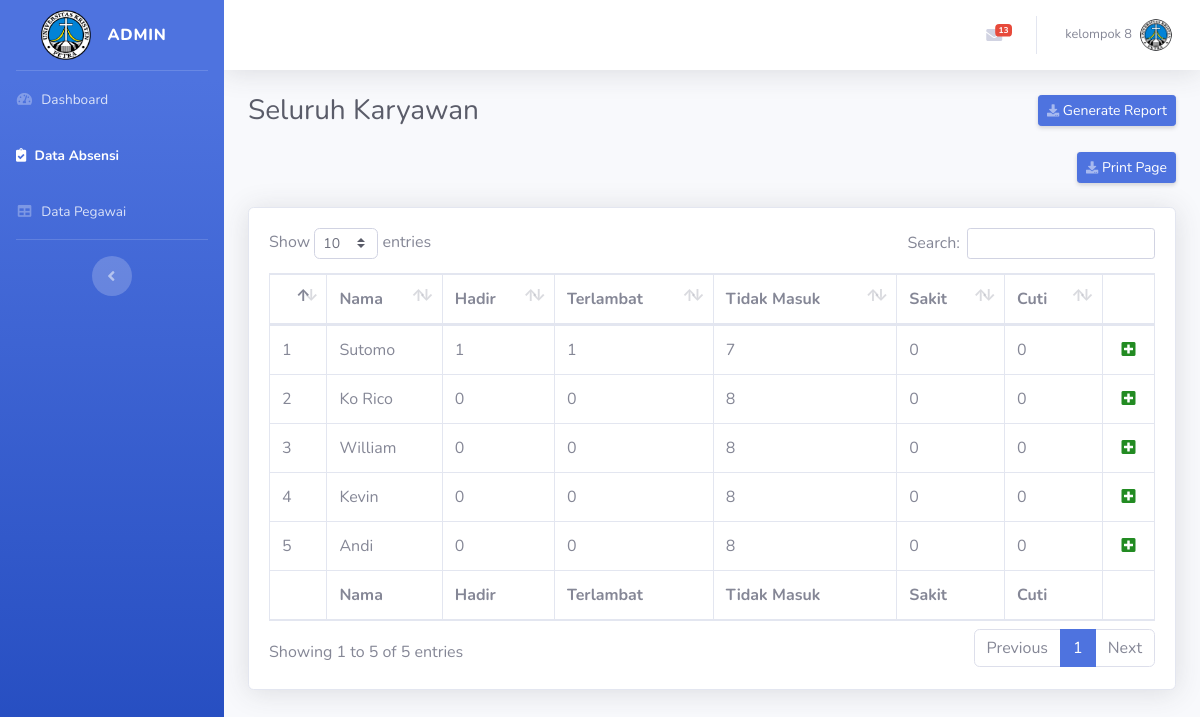
Screenshot of /admin_data_absensi.php (signed in) with the database file from the repository.
### tables this page shows
CREATE TABLE `pegawai` (
  `id_pegawai` int(11) NOT NULL,
  `id_unit` int(11) NOT NULL,
  `nama_pegawai` varchar(255) NOT NULL,
  `username` varchar(10) NOT NULL,
  `sandi` varchar(10) NOT NULL,
  `jabatan_pegawai` varchar(255) NOT NULL,
  `tbl_img` varchar(255) NOT NULL
);

### admin_data_absensi.php (the view, shortened to what this page needs)
<?php
    include "config.php";
?>
<!DOCTYPE html>
<html lang="en">
    <head>
        <link href="vendor/fontawesome-free/css/all.min.css" rel="stylesheet" type="text/css">
        <link href="css/sb-admin-2.min.css" rel="stylesheet">
        <link href="vendor/datatables/dataTables.bootstrap4.min.css" rel="stylesheet">
    </head>
    <body id="page-top">
        <div id="wrapper">
            <ul class="navbar-nav bg-gradient-primary sidebar sidebar-dark accordion" id="accordionSidebar">
                <a class="sidebar-brand d-flex align-items-center justify-content-center">
                    <div class="sidebar-brand-icon">
                        <img src="img/logoukp2.png" alt="blank" width="50" height="50">
                    </div>
                    <div class="sidebar-brand-text mx-3"><?php echo $_SESSION['name']; ?></div>
                </a>
                <hr class="sidebar-divider my-0">
                <li class="nav-item inactive">
                    <a class="nav-link" href="admin_dashboard.php">
                        <i class="fas fa-fw fa-tachometer-alt"></i>
                        <span>Dashboard</span></a>
                </li>
                <li class="nav-item active">
                    <a class="nav-link" href="admin_data_absensi.php">
                        <i class="fas fa-clipboard-check"></i>
                        <span>Data Absensi</span></a>
                </li>
                <li class="nav-item inactive">
                    <a class="nav-link" href="admin_data_pegawai.php">
                        <i class="fas fa-fw fa-table"></i>
                        <span>Data Pegawai</span></a>
                </li>
                <hr class="sidebar-divider d-none d-md-block">
                <div class="text-center d-none d-md-inline">
                    <button class="rounded-circle border-0" id="sidebarToggle"></button>
                </div>
            </ul>
            <div id="content-wrapper" class="d-flex flex-column">
                <div id="content">
                    <nav class="navbar navbar-expand navbar-light bg-white topbar mb-4 static-top shadow">
                        <ul class="navbar-nav ml-auto">
                            <li class="nav-item dropdown no-arrow mx-1">
                                <a class="nav-link dropdown-toggle" href="#" id="messagesDropdown" role="button"
                                    data-toggle="dropdown" aria-haspopup="true" aria-expanded="false">
                                    <i class="fas fa-envelope fa-fw"></i>
                                    <?php
                                    $sql = "SELECT c.id_cuti, c.id_pegawai, p.nama_pegawai, c.id_katagoricuti, k.nama_cuti, c.deskripsi FROM cuti c JOIN pegawai p ON c.id_pegawai = p.id_pegawai JOIN katagori_cuti k ON c.id_katagoricuti = k.id_katagoricuti WHERE c.status_cuti = 0";
                                    $result = mysqli_query($conn, $sql);
                                    ?>
                                    <span class="badge badge-danger badge-counter" id="hitung"><?php echo $result->num_rows;?></span>
                                </a>
                            </li>
                            <li class="nav-item dropdown no-arrow">
                                <a class="nav-link dropdown-toggle" href="#" id="userDropdown" role="button"
                                    data-toggle="dropdown" aria-haspopup="true" aria-expanded="false">
                                    <span class="mr-2 d-none d-lg-inline text-gray-600 small">kelompok 8</span>
                                    <img class="img-profile rounded-circle"
                                        src="img/logoukp2.png">
                                </a>
                            </li>
                        </ul>
                    </nav>
                    <div class="container-fluid">
                        <div class="d-sm-flex align-items-center justify-content-between mb-4">
                            <h1 class="h3 mb-0 text-gray-800">Seluruh Karyawan</h1>
                            <a href="generate_report.php?test=1"  class="d-none d-sm-inline-block btn btn-sm btn-primary shadow-sm">
                                <i class="fas fa-download fa-sm text-white-50"></i> Generate Report</a>
                        </div>
                        <div class="d-sm-flex align-items-center justify-content-end mb-4">
                            <button onclick="window.print()" style="border:none; padding:0">
                                    <a class="d-none d-sm-inline-block btn btn-sm btn-primary shadow-sm">
                                        <i class="fas fa-download fa-sm text-white-50"></i> Print Page</a>
                            </button>
                        </div>
                        <div class="card shadow mb-4">
                            <div class="card-body">
                                <div class="table-responsive">
                                    <table class="table table-bordered" id="dataTable1" width="100%" cellspacing="0">
                                        <thead>
                                            <tr>
                                                <th></th>
                                                <th>Nama</th>
                                                <th>Hadir</th>
                                                <th>Terlambat</th>
                                                <th>Tidak Masuk</th>
                                                <th>Sakit</th>
                                                <th>Cuti</th>
                                                <th></th>
                                            </tr>
                                        </thead>
                                        <tfoot>
                                            <tr>
                                                <th></th>
                                                <th>Nama</th>
                                                <th>Hadir</th>
                                                <th>Terlambat</th>
                                                <th>Tidak Masuk</th>
                                                <th>Sakit</th>
                                                <th>Cuti</th>
                                                <th></th>
                                            </tr>
                                        </tfoot>
                                        <tbody>
                                            <?php
                                                $a = 1;
                                                $sql = "SELECT id_pegawai, nama_pegawai FROM pegawai";
                                                $query = mysqli_query($conn, $sql);
                                                $sql0 = "SELECT Day(CURDATE()) AS total";
                                                $query0 = mysqli_query($conn, $sql0);
                                                $result0 = mysqli_fetch_assoc($query0);
                                                while($result = mysqli_fetch_array($query)){
                                                    $sql1 = "SELECT COUNT(_timestamp) AS hadir FROM absensi WHERE MONTH(_timestamp) = MONTH(CURRENT_DATE) AND id_pegawai = '".$result['id_pegawai']."' ";
                                                    $query1 = mysqli_query($conn, $sql1);
                                                    $result1 = mysqli_fetch_assoc($query1);
                                                    $sql2 = "SELECT COUNT(_timestamp) AS telat FROM absensi WHERE MONTH(_timestamp) = MONTH(CURRENT_DATE) AND terlambat = 1 AND id_pegawai = '".$result['id_pegawai']."'";
                                                    $query2 = mysqli_query($conn, $sql2);
                                                    $result2 = mysqli_fetch_assoc($query2);
                                                    $sql3 = "SELECT COUNT(_time) AS sakit FROM cuti WHERE MONTH(_time) = MONTH(CURRENT_DATE) AND id_katagoricuti = 1 AND id_pegawai = '".$result['id_pegawai']."' ";
                                                    $query3 = mysqli_query($conn, $sql3);
                                                    $result3 = mysqli_fetch_assoc($query3);
                                                    $sql4 = "SELECT COUNT(_time) AS cuti FROM cuti WHERE MONTH(_time) = MONTH(CURRENT_DATE) AND NOT id_katagoricuti = 1 AND id_pegawai = '".$result['id_pegawai']."' ";
                                                    $query4 = mysqli_query($conn, $sql4);
                                                    $result4 = mysqli_fetch_assoc($query4);
                                                    $absen = $result0["total"] - $result1["hadir"];
                                                    echo "
                                                    <tr>
                                                    <td>$a</td>
                                                    <td>".$result['nama_pegawai']."</td>
                                                    <td>".$result1["hadir"]."</td>
                                                    <td>".$result2["telat"]."</td>
                                                    <td>".$absen."</td>
                                                    <td>".$result3["sakit"]."</td>
                                                    <td>".$result4["cuti"]."</td>
                                                    <td class = 'detail-control'><i class='fa fa-plus-square' aria-hidden='true'></td>
                                                    </tr>
                                                    ";
                                                    $a = $a + 1;
                                                }
                                            ?>
                                        </tbody>
                                    </table>
                                </div>
                            </div>
                        </div>
                    </div>
                </div>
            </div>
        </div>
    </body>
</html>

### admin_data_absensi.php (style rules this page uses)
td.detail-control { text-align:center; color:forestgreen; cursor: pointer; }

### rows the page displays
pegawai: nama_pegawai "Sutomo", hadir "1", telat "1", absen "7", sakit "0", cuti "0"
pegawai: nama_pegawai "Ko Rico", hadir "0", telat "0", absen "8", sakit "0", cuti "0"
pegawai: nama_pegawai "William", hadir "0", telat "0", absen "8", sakit "0", cuti "0"
pegawai: nama_pegawai "Kevin", hadir "0", telat "0", absen "8", sakit "0", cuti "0"
pegawai: nama_pegawai "Andi", hadir "0", telat "0", absen "8", sakit "0", cuti "0"

### other values shown
$_SESSION['name'] "ADMIN"
$result->num_rows "13"
